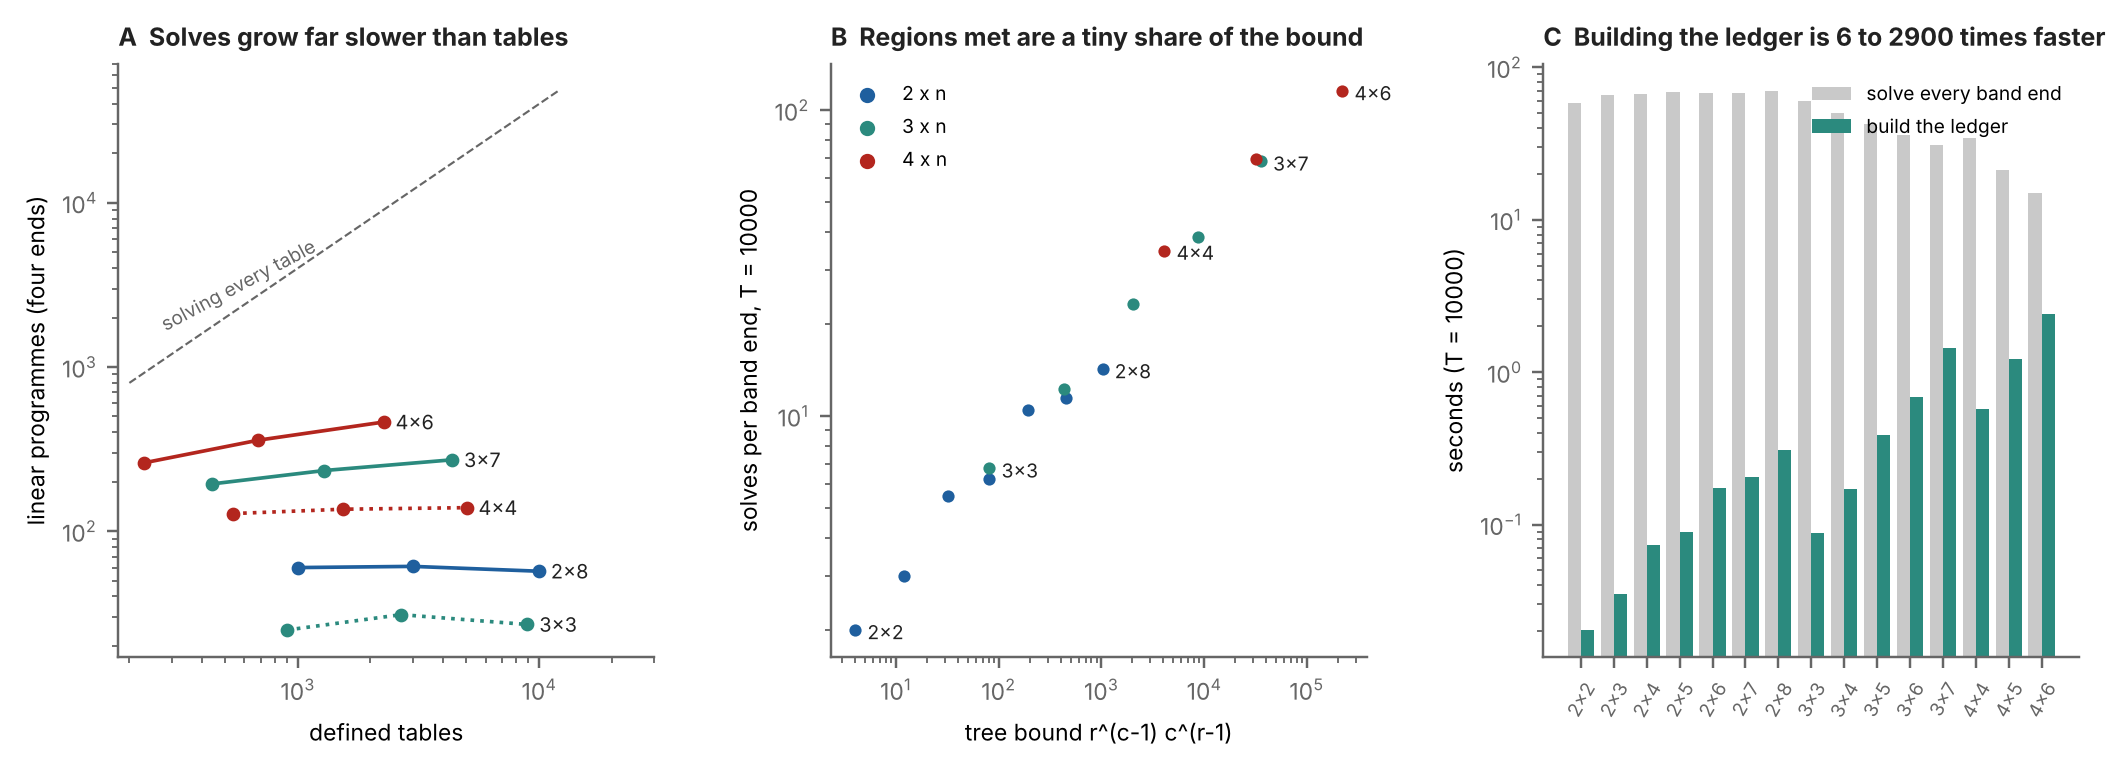

Source code (Python):
"""Study 28 (sec:ledgerscale; engine/study28_scale/ledgerscale.json from check_ledgerscale.py). A: linear programmes (four band ends
summed) against the number of defined tables, for the largest shape of each family and the two square shapes; a slope-1 guide shows
what solving every table would cost. B: solves at T = 10000 against the tree bound r^(c-1) c^(r-1) for all 15 shapes. C: build time of
the ledger against the time to solve every band end directly."""
import os, json
import numpy as np
import matplotlib; matplotlib.use("Agg")
import matplotlib.pyplot as plt
HERE = os.path.dirname(os.path.abspath(__file__)); D = json.load(open(os.path.join(HERE, "..", "engine", "study28_scale", "ledgerscale.json")))
INK, MUTED = "#222222", "#666666"; COL = {"2": "#1f5f9e", "3": "#2b8a7e", "4": "#b3261e"}
plt.rcParams.update({"font.size": 7.5, "axes.edgecolor": MUTED, "xtick.color": MUTED, "ytick.color": MUTED, "axes.spines.top": False, "axes.spines.right": False})
fig, axs = plt.subplots(1, 3, figsize=(11.5, 3.5), gridspec_kw=dict(wspace=0.33))
TS = ("1000", "3000", "10000")
tot = lambda R, T: sum(e["solves"] for e in R["per_T"][T]["ends"].values())
ax = axs[0]
for tag, ls in (("2x8", "-"), ("3x3", ":"), ("3x7", "-"), ("4x4", ":"), ("4x6", "-")):
    R = D[tag]; x = [R["per_T"][T]["defined"] for T in TS]; y = [tot(R, T) for T in TS]
    ax.plot(x, y, color=COL[tag[0]], ls=ls, marker="o", ms=3.5, lw=1.2); ax.text(x[-1] * 1.12, y[-1], tag, color=INK, fontsize=6.5, va="center")
xx = np.array([200, 12000]); ax.plot(xx, 4 * xx, color=MUTED, lw=0.7, ls="--"); ax.text(260, 4 * 260 * 1.6, "solving every table", color=MUTED, fontsize=6.3, rotation=28)
ax.set_xscale("log"); ax.set_yscale("log"); ax.set_xlim(180, 30000); ax.set_xlabel("defined tables"); ax.set_ylabel("linear programmes (four ends)")
ax.set_title("A  Solves grow far slower than tables", loc="left", fontsize=8.2, fontweight="bold", color=INK)
ax = axs[1]
for tag, R in D.items():
    ax.scatter(R["tree_bound"], tot(R, "10000") / 4, s=16, color=COL[tag[0]], lw=0)
    if tag in ("2x2", "2x8", "3x3", "3x7", "4x4", "4x6"): ax.annotate(tag, (R["tree_bound"], tot(R, "10000") / 4), xytext=(4, -3), textcoords="offset points", fontsize=6.3, color=INK)
ax.set_xscale("log"); ax.set_yscale("log"); ax.set_xlabel("tree bound r^(c-1) c^(r-1)"); ax.set_ylabel("solves per band end, T = 10000")
for k, lab in COL.items(): ax.scatter([], [], color=lab, s=16, label=f"{k} x n")
ax.legend(frameon=False, fontsize=6.3, loc="upper left")
ax.set_title("B  Regions met are a tiny share of the bound", loc="left", fontsize=8.2, fontweight="bold", color=INK)
ax = axs[2]; tags = list(D); xs = np.arange(len(tags))
ax.bar(xs - 0.2, [D[t]["direct_estimate"] for t in tags], width=0.4, color="#c9c9c9", label="solve every band end")
ax.bar(xs + 0.2, [D[t]["per_T"]["10000"]["build_time"] for t in tags], width=0.4, color=COL["3"], label="build the ledger")
ax.set_yscale("log"); ax.set_xticks(xs); ax.set_xticklabels(tags, rotation=60, fontsize=6.2); ax.set_ylabel("seconds (T = 10000)")
ax.legend(frameon=False, fontsize=6.3, loc="upper right")
ax.set_title("C  Building the ledger is 6 to 2900 times faster", loc="left", fontsize=8.2, fontweight="bold", color=INK)
fig.savefig(os.path.join(HERE, "fig_ledgerscale.png"), dpi=220, bbox_inches="tight"); print("ok")
